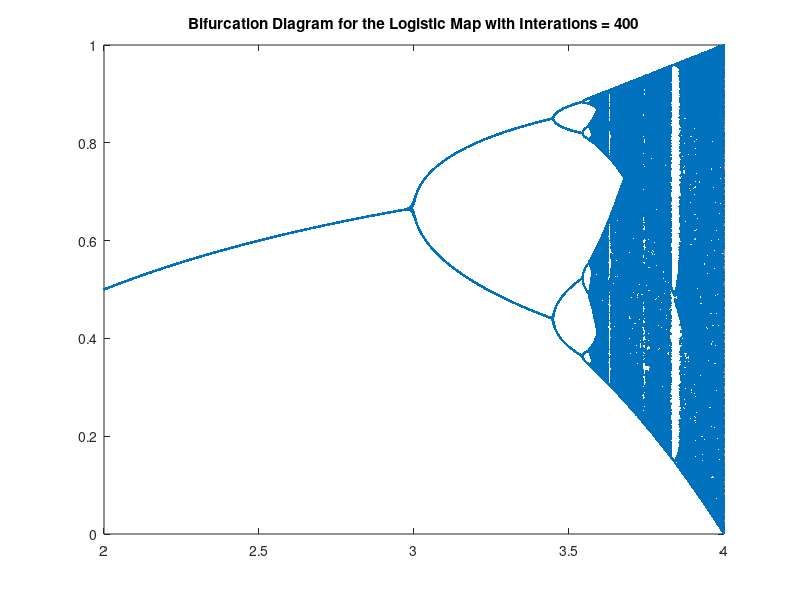

This figure's MATLAB source:
clear
rmin = 2.001
rmax = 3.999
xo = 0.6
num = 400
num2 = num/2;

rmn = round(rmin*1000); %Matlab requires integer subscripts
rmx = round(rmax*1000);
rct = 0; %rct is a counter for the number of r-values interated
for r = rmn:rmx
    x(1)=xo; %set initial condition--Matlab requires subscript > 0
        rdec = r/1000; % converts back to decimal r
    for n=2:num
        x(n)=rdec*(x(n-1))*(1-(x(n-1)));
        if n > num2
            ir = n+(num-2)*rct; %ir is a counter for total interations
            itx(ir) = x(n); %after the first num2 iterations
            rv(ir)=rdec;
        end
    end
    rct=rct+1;
end


plot(rv,itx,'.')
axis([floor(rmin),ceil(rmax),0,1])
numitr = num2str(num);
title(['Bifurcation Diagram for the Logistic Map with Interations = ',numitr])